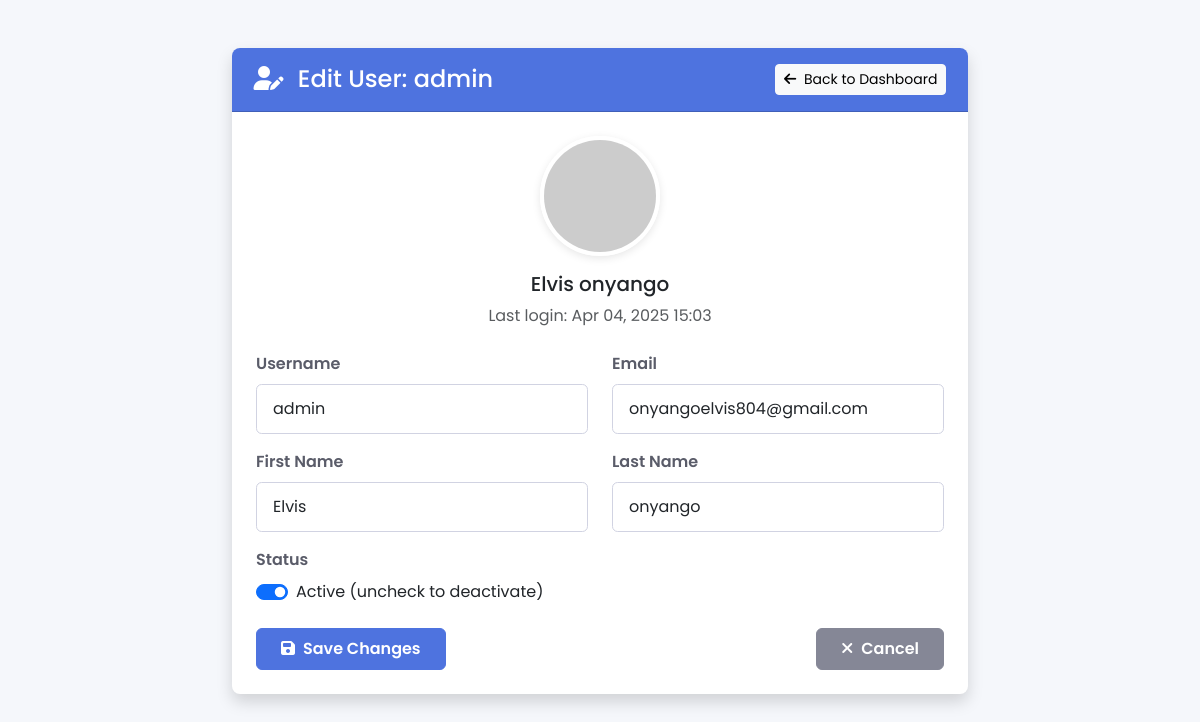
/edit-user/1/ (signed in), run on an earlier commit of the app's database.
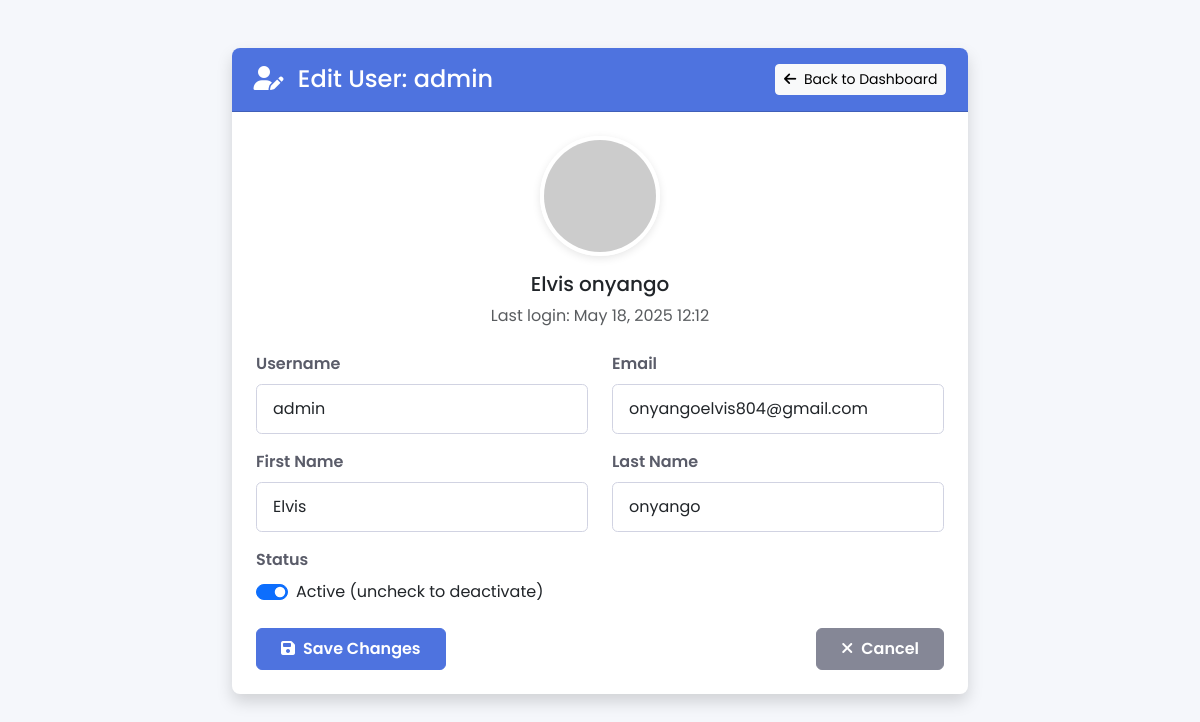
And on a later commit of the database.
### predictor/models.py (models this page shows, shortened)
class CustomUser(AbstractUser):
    role = models.CharField(
        max_length=10,
        choices=RoleChoices.choices,
        default=RoleChoices.PATIENT
    )

### predictor/views.py (the view)
# urls.py: path('edit-user/<int:user_id>/', edit_user, name='edit-user'),
@user_passes_test(is_staff_or_superuser, login_url='/admin/login/')
def edit_user(request, user_id):
    user = get_object_or_404(User, id=user_id)
    if request.method == 'POST':
        form = UserChangeForm(request.POST, instance=user)
        if form.is_valid():
            form.save()
            return redirect('predictor:admin-dashboard')
    else:
        form = UserChangeForm(instance=user)
    return render(request, 'edit_user.html', {'form': form, 'user': user})

### predictor/views.py (called while the page is built)
def is_staff_or_superuser(user):
    return user.is_staff or user.is_superuser

### predictor/templates/edit_user.html (shortened to what the changed rows need)
<!DOCTYPE html>
<html lang="en">
<head>
    <link href="https://cdn.jsdelivr.net/npm/bootstrap@5.3.0/dist/css/bootstrap.min.css" rel="stylesheet">
    <link rel="stylesheet" href="https://cdnjs.cloudflare.com/ajax/libs/font-awesome/6.4.0/css/all.min.css">
</head>
<body>
    <div class="container py-5">
        <div class="row justify-content-center">
            <div class="col-lg-8">
                <div class="card shadow">
                    <div class="card-header">
                        <div class="d-flex justify-content-between align-items-center">
                            <h4 class="m-0">
                                <i class="fas fa-user-edit me-2"></i>
                                Edit User: {{ user.username }}
                            </h4>
                            <a href="{% url 'predictor:admin-dashboard' %}" class="btn btn-sm btn-light">
                                <i class="fas fa-arrow-left me-1"></i> Back to Dashboard
                            </a>
                        </div>
                    </div>
                    <div class="card-body p-4">
                        <div class="text-center mb-4">
                            <img src="https://ui-avatars.com/api/?name={{ user.username }}&background=4e73df&color=fff&size=120"
                                 alt="User Avatar" class="user-avatar mb-3">
                            <h5>{{ user.get_full_name|default:user.username }}</h5>
                            <p class="text-muted mb-0">Last login: {{ user.last_login|date:"M d, Y H:i"|default:"Never" }}</p>
                        </div>
                        <form method="post" novalidate>
                            <div class="row mb-3">
                                <div class="col-md-6">
                                    <label for="id_username" class="form-label">Username</label>
                                    {{ form.username }}
                                </div>
                                <div class="col-md-6">
                                    <label for="id_email" class="form-label">Email</label>
                                    {{ form.email }}
                                </div>
                            </div>
                            <div class="row mb-3">
                                <div class="col-md-6">
                                    <label for="id_first_name" class="form-label">First Name</label>
                                    {{ form.first_name }}
                                </div>
                                <div class="col-md-6">
                                    <label for="id_last_name" class="form-label">Last Name</label>
                                    {{ form.last_name }}
                                </div>
                            </div>
                            <div class="mb-3">
                                <div class="form-check form-switch">
                                    {{ form.is_active }}
                                    <label class="form-check-label" for="id_is_active">
                                        {% if user.is_active %}
                                            Active (uncheck to deactivate)
                                        {% else %}
                                            Inactive (check to activate)
                                        {% endif %}
                                    </label>
                                </div>
                            </div>
                        </form>
                    </div>
                </div>
            </div>
        </div>
    </div>
</body>
</html>

What changed in the data, as far as the page shows it:
changed CustomUser "admin": last_login "Apr 04, 2025 15:03" → "May 18, 2025 12:12"
